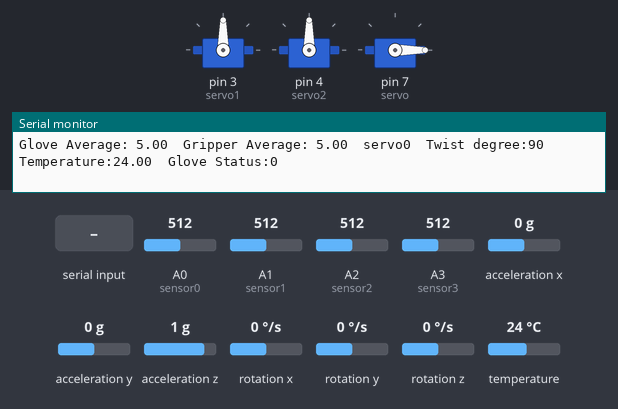
This sketch was run on a simulated Arduino Uno, built with avr-gcc and run on an emulated ATmega328P. Parts: 3 × servo, the last lines printed to the serial monitor. The test bench sets the inputs (shaded band); at power-on: A0 (sensor0) = 512, A1 (sensor1) = 512, A2 (sensor2) = 512, A3 (sensor3) = 512, acceleration x 0 g, acceleration y 0 g, acceleration z 1 g, rotation x 0 °/s, rotation y 0 °/s, rotation z 0 °/s, temperature 24 °C.

Above: at 3.2 s.
3.3 s: A0 (sensor0) set to 314
At 3.7 s:
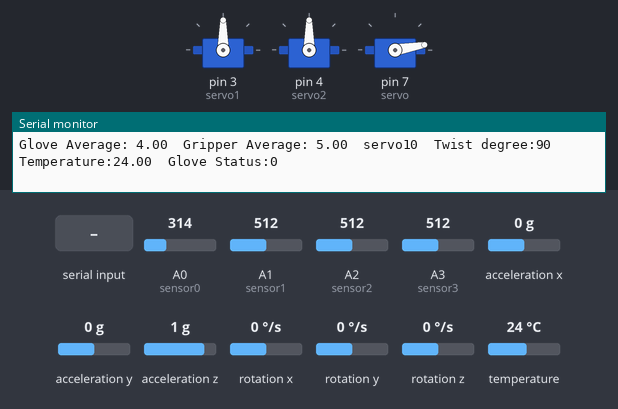
6.3 s: A0 (sensor0) set to 290
At 6.6 s:
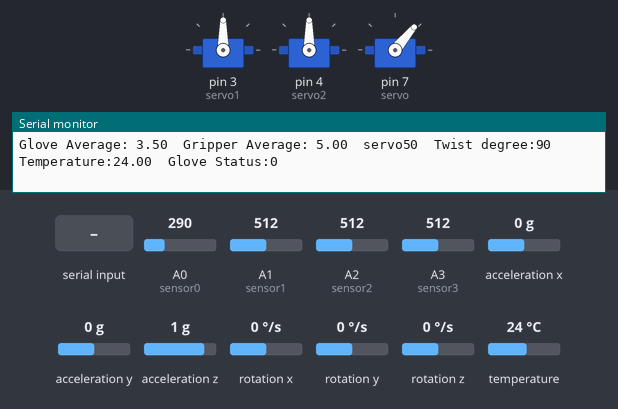
7.8 s: A1 (sensor1) set to 416
10.8 s: A1 (sensor1) set to 385
At 11.2 s:
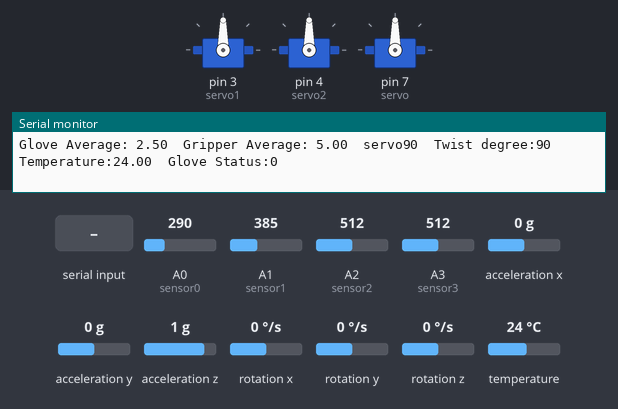
12.3 s: "S1\n" received over Serial
At 14.5 s:
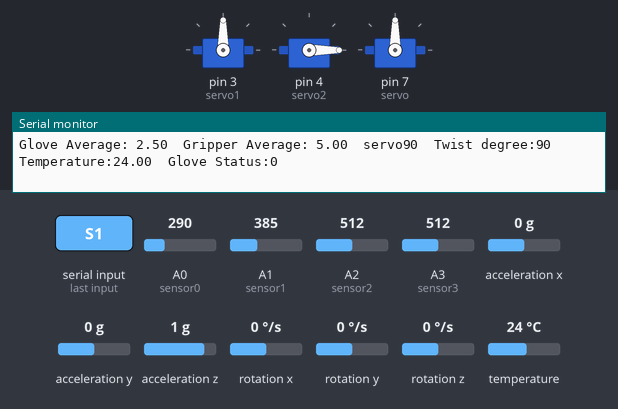
14.8 s: "S1,45\n" received over Serial
At 17.1 s:
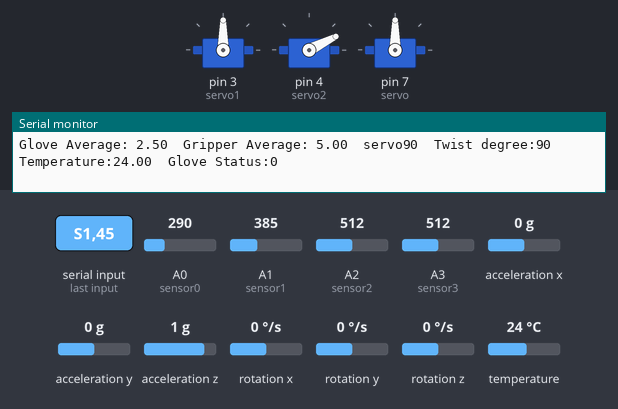
Timing chart, 0 to 18.3 s (numbered marks = the images above; inputs shaded):
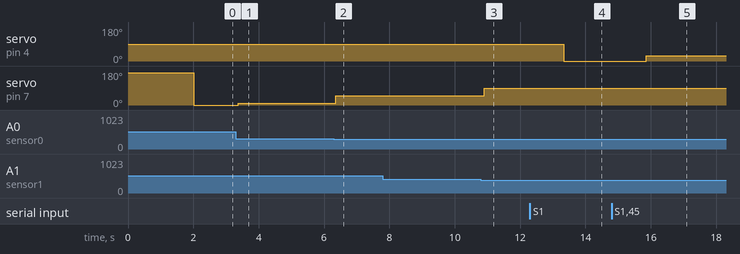

Measured:
- the behaviour switches between 300 and 299 on A0 (sensor0) (found by bisection; images 1 and 2)
- the behaviour switches between 400 and 399 on A1 (sensor1) (found by bisection; images 2 and 3)
- after the input at 3.3 s, servo on pin 7 (servo): 0° → 10° after 0.08 s
- after the input at 6.3 s, servo on pin 7 (servo): 10° → 50° after 0.06 s
- after the input at 10.8 s, servo on pin 7 (servo): 50° → 90° after 0.10 s
- after the input at 12.3 s, servo on pin 4 (servo2): 90° → 0° after 1.0 s
- after the input at 14.8 s, servo on pin 4 (servo2): 0° → 27° after 1.1 s

The sketch:

final.ino
```cpp
// Libraries
#include <Wire.h>
#include <Servo.h>
#include <Adafruit_MPU6050.h>

// Define pins
#define sensor0 A0
#define sensor1 A1
#define sensor2 A2
#define sensor3 A3


// Global Variables
double sensor0_value = 0, sensor1_value = 0, sensor2_value = 0, sensor3_value = 0, current_temp = 0;
float glove_average = 0, gripper_value = 0, gripper_average = 0, glove_value = 0;
int16_t roll_angle, pitch_angle;
bool glove_wear = false;


// Initializes Servo motors and Gyroscope
Servo servo;
Servo servo1;
Servo servo2;
Adafruit_MPU6050 mpu;


void setup() {

  Serial.begin(9600);
  Wire.begin();
  servo1.attach(3);
  servo2.attach(4);
  servo.attach(7);
  servo.write(170);
  Serial.println("Initializing the MPU");
  Serial.println(mpu.begin() ? "Successfully Connected" : "Connection failed!");
  delay(1000);
  Serial.println("Taking Values from the MPU");
  delay(1000);
  mpu.setAccelerometerRange(MPU6050_RANGE_16_G);
  mpu.setGyroRange(MPU6050_RANGE_250_DEG);
  mpu.setFilterBandwidth(MPU6050_BAND_21_HZ);
  sensors_event_t a, g, temp;
  mpu.getEvent(&a, &g, &temp);
  current_temp = temp.temperature;
}

void loop() {

  sensors_event_t a, g, temp;
  mpu.getEvent(&a, &g, &temp);

  roll_angle = map(a.acceleration.x, -17000, 17000, 0, 180);

  servo1.write(roll_angle);

  // Reading FSR values
  sensor0_value = floor(analogRead(sensor0) / 100);  // Divide sensor value to 100 for getting stable data
  sensor1_value = floor(analogRead(sensor1) / 100);  // Divide sensor value to 100 for getting stable data
  sensor2_value = floor(analogRead(sensor2) / 100);  // Divide sensor value to 100 for getting stable data
  sensor3_value = floor(analogRead(sensor3) / 100);  // Divide sensor value to 100 for getting stable data

  glove_average = (sensor0_value + sensor1_value) / 2;  // Calculate average value of two FSR
  glove_value = map(glove_average, 0, 4, 170, 10);      // Map FSR value to servo motor rotation range(0-180)

  gripper_average = (sensor2_value + sensor3_value) / 2;  // Calculate average value of two FSR
  servo.write(glove_value);


  // Receive data from blue module
  if (Serial.available() > 0) {

    String str = Serial.readString();
    if (str.startsWith("S1")) {
      str = str.substring(3, str.length());
      int S1 = str.toInt();
      S1 = map(S1, 20, 186, 0, 180);
      servo2.write(S1);
    }

    int num = str.toInt();
    Serial.print("The converted number is: ");
  }


  // Glove_wearing detection
  if (temp.temperature - current_temp >= 0.09) glove_wear = true;
  else glove_wear = false;


  // Printting data
  //Serial.print("Sensor1: ");
  //Serial.print(floor(sensor0_value));
  // Serial.print("\t");
  //Serial.print("Sensor2: ");
  // Serial.print(floor(sensor1_value));
  // Serial.print("\t");
  Serial.print("Glove Average: ");
  Serial.print(glove_average);
  Serial.print("\t");
  Serial.print("Gripper Average: ");
  Serial.print(gripper_average);
  Serial.print("\t");
  Serial.print("servo");
  Serial.print(servo.read());
  Serial.print("\t");
  Serial.print("Twist degree:");
  Serial.print(roll_angle);
  Serial.print("\t");
  Serial.print("Temperature:");
  Serial.print(temp.temperature);
  Serial.print("\t");
  Serial.print("Glove Status:");
  Serial.print(glove_wear);
  Serial.print("\n");

  delay(10);
}
```
